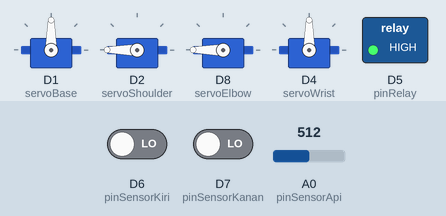
A sketch run on a simulated ESP8266 (NodeMCU). Parts: 4 × servo, switched loads named in the sketch (green lamp = pin HIGH). The test bench sets the inputs (shaded band); at power-on: A0 (pinSensorApi) = 512, D6 (pinSensorKiri) LOW, D7 (pinSensorKanan) LOW. WiFi joins after 1.5 s; servers stay silent unless stated; uploads are accepted with an empty reply; what the sketch prints to the serial monitor is not drawn.

Above: at 2.7 s.
2.8 s: A0 (pinSensorApi) set to 357
4.4 s: A0 (pinSensorApi) set to 333
At 5.4 s:
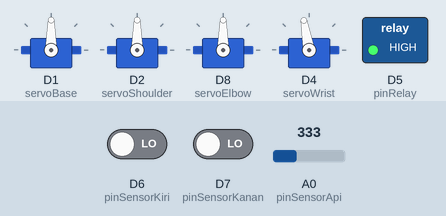
6.4 s: A0 (pinSensorApi) set to 160
7.9 s: A0 (pinSensorApi) set to 139
At 9.2 s:
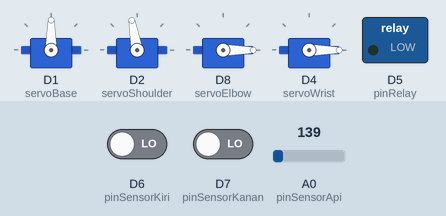
9.6 s: D6 (pinSensorKiri) driven HIGH
At 10.5 s:
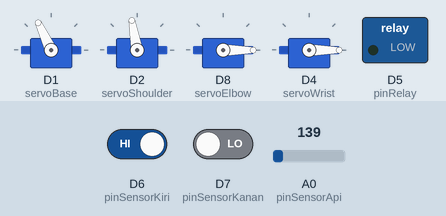
11.3 s: D6 (pinSensorKiri) driven LOW
At 11.9 s:
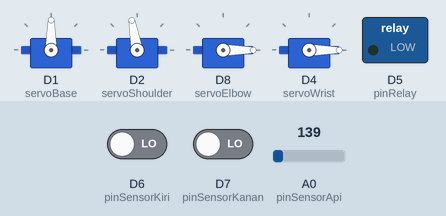
Timing chart, 0 to 14.0 s (numbered marks = the images above; inputs shaded):
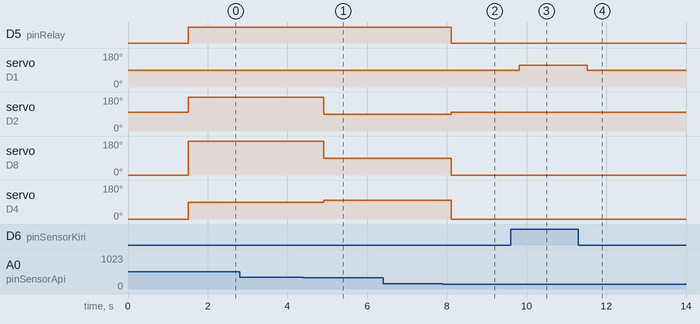

Measured:
- the behaviour switches between 350 and 349 on A0 (pinSensorApi) (found by bisection; images 0 and 1)
- the behaviour switches between 151 and 150 on A0 (pinSensorApi) (found by bisection; images 1 and 2)
- after the input at 2.8 s, every drawn part: stays the same
- after the input at 4.4 s, servo on D2 (servoShoulder), servo on D8 (servoElbow): 180° → 90° after 0.51 s; servo on D4 (servoWrist): 90° → 100° after 0.51 s
- after the input at 6.4 s, every drawn part: stays the same
- after the input at 7.9 s, D5 (pinRelay): HIGH → LOW after 0.22 s; servo on D2 (servoShoulder): 90° → 100° after 0.22 s; servo on D8 (servoElbow): 90° → 0° after 0.22 s; servo on D4 (servoWrist): 100° → 0° after 0.22 s
- after the input at 9.6 s, servo on D1 (servoBase): 90° → 115° after 0.22 s
- after the input at 11.3 s, servo on D1 (servoBase): 115° → 90° after 0.22 s

The sketch:

RobotArmV7.ino
```cpp
#include <Servo.h>
#include <ESP8266WiFi.h>
#include <ESP8266HTTPClient.h>
#include <WiFiClient.h>

// --- KONFIGURASI WiFi & SERVER ---
const char* ssid = "NAMA_WIFI";
const char* password = "PASSWD_WIFI";
const char* serverUrl = "http://IP_LAPTOP/robot/update-status.php";

// --- VARIABEL GLOBAL SERVO (Agar bisa dikirim ke database) ---
int baseAngle = 90;
int shoulderAngle = 100;
int elbowAngle = 0;
int wristAngle = 0;

int ambangBatasDekat = 350;
int batasBawah = 150;

const int pinSensorApi = A0;
const int pinRelay = D5;
const int pinSensorKiri = D6;
const int pinSensorKanan = D7;

Servo servoBase;
Servo servoShoulder;
Servo servoElbow;
Servo servoWrist;

// --- VARIABEL IOT ---
unsigned long lastDataSend = 0;
const unsigned long dataSendInterval = 2000;

void setup() {
  Serial.begin(115200);
  Serial.println("Prototipe Robot Pemadam Api Siap!");

  // Koneksi WiFi
  WiFi.begin(ssid, password);
  Serial.print("Menghubungkan ke WiFi");
  while (WiFi.status() != WL_CONNECTED) {
    delay(500);
    Serial.print(".");
  }
  Serial.println("\nTerhubung! IP: " + WiFi.localIP().toString());

  pinMode(pinRelay, OUTPUT);
  digitalWrite(pinRelay, LOW);

  pinMode(pinSensorKiri, INPUT);
  pinMode(pinSensorKanan, INPUT);

  servoBase.attach(D1);
  servoShoulder.attach(D2);
  servoElbow.attach(D8);
  servoWrist.attach(D4);

  posisiSiaga(90);
  Serial.println("Lengan robot di posisi siaga.");
}


void loop() {
  // 1. BACA SEMUA SENSOR
  int nilaiSensorAnalog = analogRead(pinSensorApi);
  int statusKiri = digitalRead(pinSensorKiri);
  int statusKanan = digitalRead(pinSensorKanan);

  // default
  String statusSekarang = "SIAGA";
  String arahSekarang = "TIDAK ADA";
  String pompaStatus = "OFF";
  int sudutBaseSaatIni = 90;

  // SENSOR TENGAH (A0) AKTIF
  if (nilaiSensorAnalog > batasBawah) {
    if (nilaiSensorAnalog < ambangBatasDekat) {
        Serial.println("STATUS: Api di TENGAH & SANGAT DEKAT! Mengaktifkan pemadam...");
        posisiDekat(90);
        statusSekarang = "PADAMKAN (DEKAT)";
    } else {
        Serial.println("STATUS: Api di TENGAH & jarak sedang. Mengaktifkan pemadam...");
        posisiSedang(90);
        statusSekarang = "PADAMKAN (SEDANG)";
    }
    digitalWrite(pinRelay, HIGH);
    pompaStatus = "ON";
    arahSekarang = "TENGAH";
    sudutBaseSaatIni = 90;
  }
  // SENSOR KIRI (D6) AKTIF
  else if (statusKiri == HIGH) {
    Serial.println("STATUS: Api di KIRI! Menoleh ke kiri...");
    posisiSiaga(115);
    digitalWrite(pinRelay, LOW);
    statusSekarang = "MENCARI";
    arahSekarang = "KIRI";
    pompaStatus = "OFF";
    sudutBaseSaatIni = 115;
  }
  // SENSOR KANAN (D7) AKTIF
  else if (statusKanan == HIGH) {
    Serial.println("STATUS: Api di KANAN! Menoleh ke kanan...");
    posisiSiaga(65);
    digitalWrite(pinRelay, LOW);
    statusSekarang = "MENCARI";
    arahSekarang = "KANAN";
    pompaStatus = "OFF";
    sudutBaseSaatIni = 65;
  }
  // SEMUA SENSOR AMAN
  else {
    Serial.println("STATUS: Aman. Tidak ada api terdeteksi.");
    posisiSiaga(90);
    digitalWrite(pinRelay, LOW);
    statusSekarang = "SIAGA";
    arahSekarang = "TIDAK ADA";
    pompaStatus = "OFF";
    sudutBaseSaatIni = 90;
  }

  // --- BAGIAN IOT: KIRIM DATA KE DATABASE ---
  if (millis() - lastDataSend > dataSendInterval) {
    kirimDataKeServer(statusSekarang, arahSekarang, nilaiSensorAnalog, pompaStatus, sudutBaseSaatIni);
    lastDataSend = millis();
  }

  delay(500);
}


// --- FUNGSI POSISI LENGAN ROBOT ---

void posisiSiaga(int sudutBase) {
  baseAngle = sudutBase;
  shoulderAngle = 100;
  elbowAngle = 0;
  wristAngle = 0;

  servoBase.write(baseAngle);
  servoShoulder.write(shoulderAngle);
  servoElbow.write(elbowAngle);
  servoWrist.write(wristAngle);
}

void posisiSedang(int sudutBase) {
  baseAngle = sudutBase;
  shoulderAngle = 180;
  elbowAngle = 180;
  wristAngle = 90;

  servoBase.write(baseAngle);
  servoShoulder.write(shoulderAngle);
  servoElbow.write(elbowAngle);
  servoWrist.write(wristAngle);
}

void posisiDekat(int sudutBase) {
  baseAngle = sudutBase;
  shoulderAngle = 90;
  elbowAngle = 90;
  wristAngle = 100;

  servoBase.write(baseAngle);
  servoShoulder.write(shoulderAngle);
  servoElbow.write(elbowAngle);
  servoWrist.write(wristAngle);
}

// KIRIM KE DATABASE

void kirimDataKeServer(String mode, String arah, int intensitas, String pompa, int sudut) {
  if (WiFi.status() == WL_CONNECTED) {
    WiFiClient client;
    HTTPClient http;

    http.begin(client, serverUrl);
    http.addHeader("Content-Type", "application/x-www-form-urlencoded");

    String postData = "modeOperasi=" + mode +
                      "&arahApi=" + arah +
                      "&pompaStatus=" + pompa +
                      "&baseAngle=" + String(sudut) +
                      "&shoulderAngle=" + String(shoulderAngle) +
                      "&elbowAngle=" + String(elbowAngle) +
                      "&wristAngle=" + String(wristAngle) +
                      "&sensorKiri=" + String(digitalRead(pinSensorKiri)) +
                      "&sensorKanan=" + String(digitalRead(pinSensorKanan)) +
                      "&sensorTengahAnalog=" + String(intensitas);


    int httpCode = http.POST(postData);

    if (httpCode > 0) {
      // Data berhasil terkirim (HTTP 200)
      // Serial.println("Sukses kirim data.");
    } else {
      // Tampilkan error HANYA jika gagal
      Serial.print("Error kirim data HTTP: ");
      Serial.println(httpCode);
    }

    http.end();
  } else {
    Serial.println("WiFi terputus!");
  }
}
```
